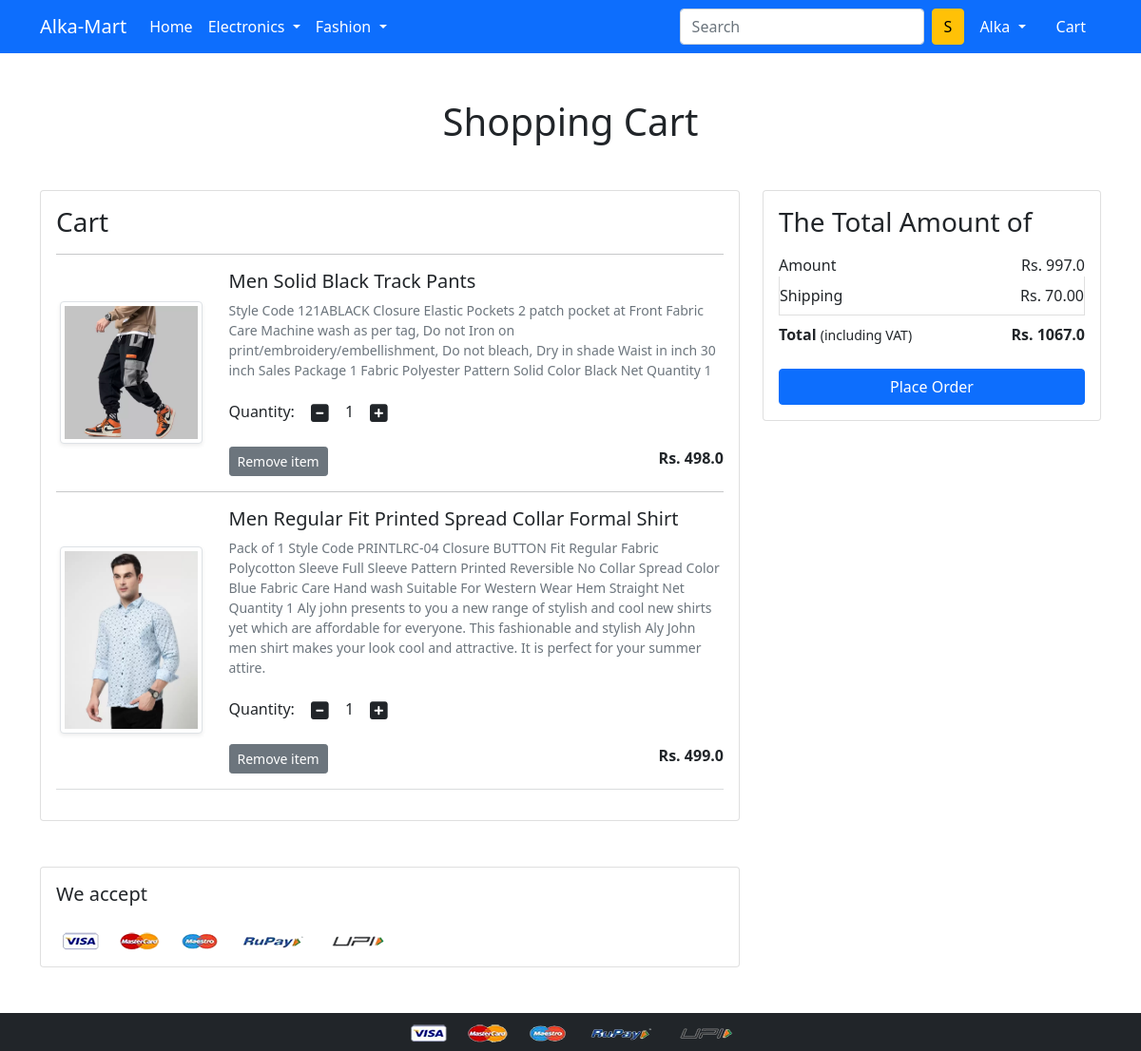
/cart/ (signed in), run on an earlier commit of the app's database.
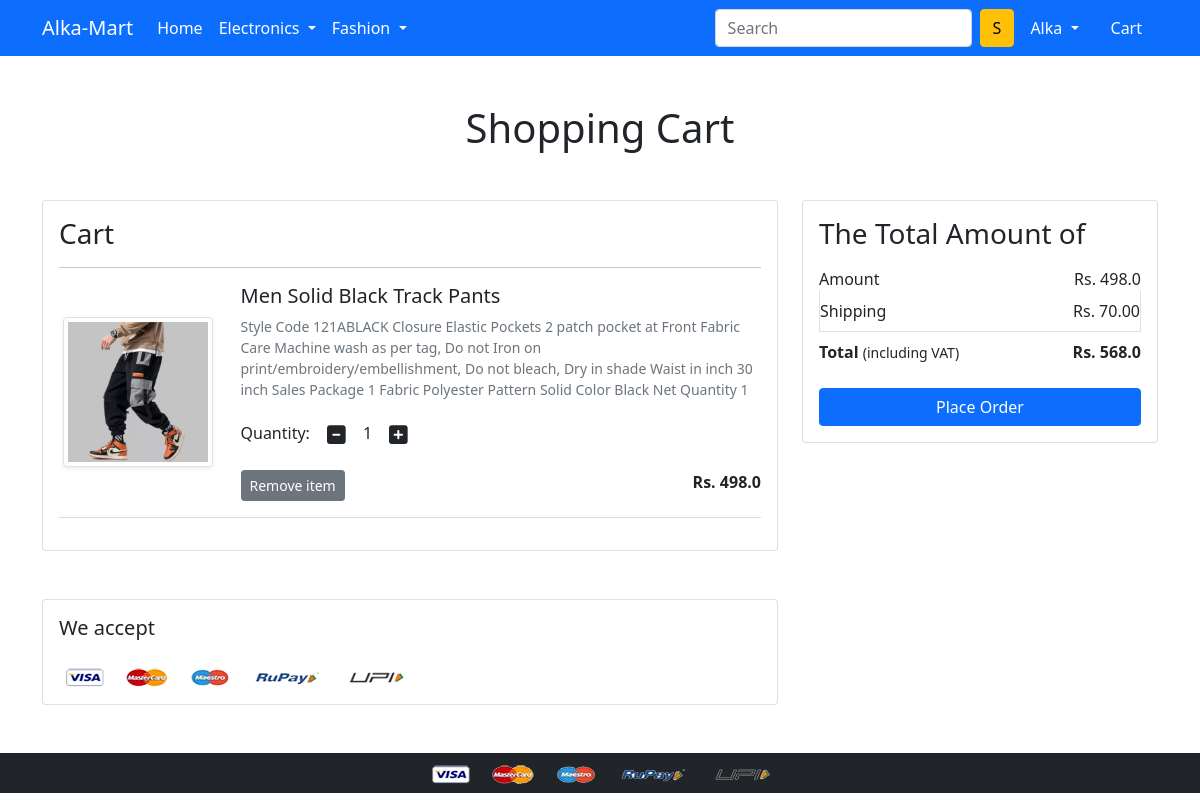
And on a later commit of the database.
### app/models.py (models this page shows, shortened)
class Cart(models.Model):
    user = models.ForeignKey(User, on_delete=models.CASCADE)
    product = models.ForeignKey(Product, on_delete=models.CASCADE)
    quantity = models.PositiveIntegerField(default=1)

class Product(models.Model):
    title = models.CharField(max_length=100)
    selling_price = models.FloatField()
    discounted_price = models.FloatField()
    description = models.TextField()
    brand = models.CharField(max_length=100)
    category = models.CharField(choices = CATEGORY_CHOICES, max_length=3)
    product_image = models.ImageField(upload_to='productimg')

### app/views.py (the view)
# urls.py: path('cart/', views.show_cart, name='showcart'),
@login_required
def show_cart(request):
  if request.user.is_authenticated:
   user = request.user
   cart = Cart.objects.filter(user=user)
   amount = 0.0
   shipping_amount = 70.0
   total_amount = 0.0
   cart_product = [p for p in Cart.objects.all() if p.user == user]
   if cart_product:
    for p in cart_product:
     tempamount = (p.quantity * p.product.discounted_price)
     amount += tempamount
     totalamount = amount + shipping_amount
    return render(request, 'app/addtocart.html', {'carts':cart, 'totalamount':totalamount, 'amount':amount})
   else:
    return render(request, 'app/emptycart.html')

### app/templates/app/addtocart.html (shortened to what this page needs)
{% extends 'app/base.html' %}
{% load static %}
{% block main-content %}
<div class="container my-5">
 <div class="row">
  <h1 class="text-center mb-5">Shopping Cart</h1>
  <div class="col-sm-8">
  <div class="card">
   <div class="card-body">
    <h3>Cart</h3>
    {% for cart in carts %}
    <hr>
    <div class="row">
     <div class="col-sm-3 text-center align-self-center">
      <img src="{{cart.product.product_image.url}}" alt="" srcset="" class="img-fluid img-thumbnail shadow-sm" height="150" width="150"> </div>
     <div class="col-sm-9">
      <div>
       <h5>{{cart.product.title}}</h5>
       <p class="mb-2 text-muted small">{{cart.product.description}}</p>
       <div class="my-3">
        <label for="quantity">Quantity:</label>
        <a class="minus-cart btn" pid="{{cart.product.id}}"><i class="fas fa-minus-square fa-lg"></i></a>
          <span id="quantity">{{cart.quantity}}</span>
        <a class="plus-cart btn" pid="{{cart.product.id}}"><i class="fas fa-plus-square fa-lg"></i></a>
       </div>
       <div class="d-flex justify-content-between">
        <a href="#" class="btn btn-sm btn-secondary mr-3 remove-cart" pid="{{cart.product.id}}">Remove item </a>
        <p class="mb-0"><span><strong>Rs. {{cart.product.discounted_price}}</strong></span></p>
       </div>
      </div>
     </div>
    </div>
    {% endfor %}
    <hr class="text-muted">
   </div>
   </div>
  </div>
  <div class="col-sm-4">
   <div class="card">
    <div class="card-body">
      <h3>The Total Amount of</h3>
      <ul class="list-group">
       <li class="list-group-item d-flex justify-content-between align-items-center border-0 px-0 pb-0">Amount<span>Rs. <span id="amount">{{amount}}</span> </span></li>
       <li class="list-group-item d-flex justify-content-between align-items-center px-0">Shipping<span>Rs. 70.00</span></li>
       <li class="list-group-item d-flex justify-content-between align-items-center border-0 px-0 mb-3">
        <div>
           <strong>Total</strong> <small>(including VAT)</small>
         </div>
         <span><strong>Rs. <strong id="totalamount">{{totalamount}}</strong></strong></span>
       </li>
      </ul>
      <div class="d-grid"><a href="{% url 'checkout' %}" class="btn btn-primary">Place Order</a></div>
    </div>
   </div>
  </div>
 </div>
</div>
<div class="container">
 <div class="row">
  <div class="col-sm-8">
   <div class="card">
    <div class="card-body">
      <h5 class="mb-4">We accept</h5>
      <img src="{% static 'app/images/payment.png' %}" alt="" class="img-fluid">
    </div>
  </div>
  </div>
 </div>
</div>
{% endblock main-content %}

### app/templates/app/base.html (shortened to what this page needs)
<!doctype html>
{% load static %}
<html lang="en">
  <head>
    <link href="https://cdn.jsdelivr.net/npm/bootstrap@5.0.0-beta1/dist/css/bootstrap.min.css" rel="stylesheet">
    <link rel="stylesheet" href="{% static 'app/css/owl.carousel.min.css' %}">
    <link rel="stylesheet" href="{% static 'app/css/all.min.css' %}">
    <link rel="stylesheet" href="{% static 'app/css/style.css' %}">
  </head>
  <body>
    <nav class="navbar navbar-expand-lg navbar-dark bg-primary">
     <div class="container">
       <a class="navbar-brand" href="/">Alka-Mart</a>
       <div class="collapse navbar-collapse" id="navbarSupportedContent">
         <ul class="navbar-nav me-auto mb-2 mb-lg-0">
           <li class="nav-item">
             <a class="nav-link active" aria-current="page" href="/">Home</a>
           </li>
           <li class="nav-item dropdown">
             <a class="nav-link dropdown-toggle text-white" href="#" id="electronicsDropdown" role="button" data-bs-toggle="dropdown" aria-expanded="false">
               Electronics
             </a>
           </li>
           <li class="nav-item dropdown">
             <a class="nav-link dropdown-toggle text-white" href="#" id="fashionDropdown" role="button" data-bs-toggle="dropdown" aria-expanded="false">
               Fashion
             </a>
           </li>
         </ul>
         <form class="d-flex">
           <input class="form-control me-2" type="search" placeholder="Search" aria-label="Search">
           <button class="btn btn-warning" type="submit">S</button>
         </form>
         <div>
          <ul class="navbar-nav me-auto mb-2 mb-lg-0">
          {% if request.user.is_authenticated %}
           <li class="nav-item dropdown mx-2">
              <a class="nav-link dropdown-toggle text-white" href="#" id="profileDropdown" role="button" data-bs-toggle="dropdown" aria-expanded="false">
                {{request.user}}
              </a>
            </li>
            <li class="nav-item mx-2">
             <a href="{% url 'showcart' %}" class="nav-link text-white"> Cart </a>
            </li>
          {% endif %}
          </ul>
         </div>
       </div>
     </div>
    </nav>
    {% block main-content %} {% endblock main-content %}
    <footer class="container-fluid bg-dark text-center p-2 mt-5">
        <img src="{% static 'app/images/payment.png' %}" alt="" srcset="" class="img-fluid" height="2px">
    </footer>
  </body>
</html>

What changed in the data, as far as the page shows it:
removed Cart: product.product_image (picture), product "Men Regular Fit Printed Spread Collar Formal Shirt", product.description "Pack of 1 Style Code PRINTLRC-04 Closure BUTTON Fit Regular Fabric Polycotton Sleeve Full Sleeve Pattern Printed Reversible No Collar Spread Color Blue Fabric Care Hand wash Suitable For Western Wear Hem Straight Net Quantity 1 Aly john presents to you a new range of stylish and cool new shirts yet which are affordable for everyone. This fashionable and stylish Aly John men shirt makes your look cool and attractive. It is perfect for your summer attire.", quantity "1", product.discounted_price "499.0"
Also different on the page:
{{ amount }}: "997.0" → "498.0"
{{ totalamount }}: "1067.0" → "568.0"
